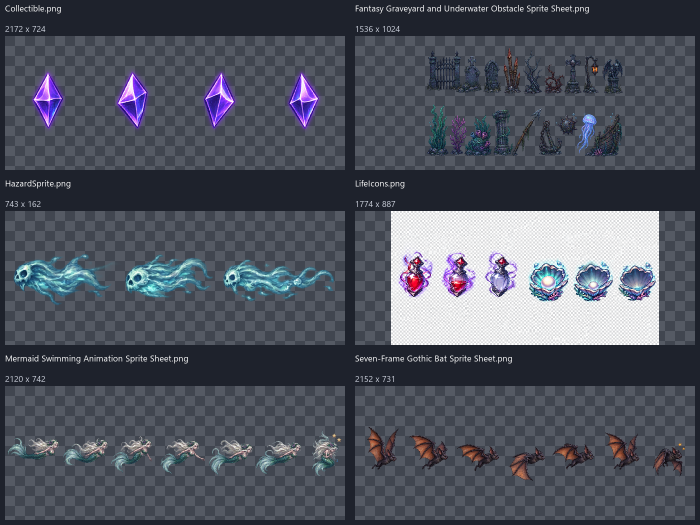
#> input picture docs/art/audit-2026-11-17/characters-props.png, 1400 x 1050 px, given in place of Seven-Frame Gothic Bat Sprite Sheet.png, which was not available (shown at 1/2 size)
$ python audit_assets.py
#> lines starting #> are read from the running program, lines starting #| are printed output that depends on the picture
#> in main, source is the input picture: PIL image 1400x1050 RGB; mean R, G, B 79, 83.3, 94.6
"""Inspect source art without changing Unity assets; build a traceable FAL catalog.

Run from the repository root:
    uv run --with pillow --with pypdf python docs/art/audit_assets.py
"""

from __future__ import annotations

import hashlib
import json
import struct
from pathlib import Path

from PIL import Image, ImageDraw, ImageFont
from pypdf import PdfReader


ROOT = Path(__file__).resolve().parents[2]
GRAPHICS = ROOT / "DeepAndDarkness/Assets/_Project/ThirdParty/AssetsBase/Graphics"
OUT = ROOT / "docs/art/audit-2026-11-17"
REFS = OUT / "references"
LIMIT = 64 * 1024

SHEETS = {
    "Collectible.png": ("collectible-legacy", "prop", "Four violet crystal rotation poses; existing visual reference, redesign candidate."),
    "HazardSprite.png": ("spectral-hazard", "prop", "Three left-facing cyan spectral skull poses with trailing wisps."),
    "LifeIcons.png": ("life-icons", "ui", "Six icons: three blood-vial states and three shell/pearl states. The checkerboard is baked into RGB pixels; no alpha channel."),
    "Mermaid Swimming Animation Sprite Sheet.png": ("mermaid", "character", "Right-facing pale mermaid with long silver hair and teal tail; six swimming poses and a final stars/hurt pose, by visual inspection."),
    "Seven-Frame Gothic Bat Sprite Sheet.png": ("gothic-bat", "character", "Right-facing dark bat with rust-brown wing membranes; six flight poses and a final stars/hurt pose, by visual inspection."),
    "Fantasy Graveyard and Underwater Obstacle Sprite Sheet.png": ("obstacle-props", "prop", "Upper row: gate, two tombstones, spikes, dead tree, thorns, cross, lantern, gargoyle. Lower row: kelp, purple coral, tube coral, column, spear, anchor, mine, jellyfish, wreck."),
}

LAYER_NOTES = {
    "01_ground_grass.png": "Nearest ground strip with dark soil, grass and orange highlights.",
    "02_graveyard_props.png": "Graves, fence, pumpkins and large lantern tree; near environmental layer.",
    "03_lantern_trees.png": "Blue midground terrain, bare trees and warm lanterns.",
    "04_hills_chapel.png": "Distant blue hills and chapel silhouette.",
    "05_sky_moon.png": "Sky backdrop with orange moon; check wrap seams before tiling.",
    "halloween_grass_ground_800x200.png": "Exact duplicate of the 800x200 ground layer; retain source path, avoid a second production copy.",
    "far.png": "Opaque blue underwater backdrop and distant ruined arch; 256x192 pixel art.",
    "foreground-1.png": "Near reef, rock stack and plants; transparent 256x192 layer.",
    "foreground-2.png": "Ruin statue, column, rock and plants; transparent 256x192 layer.",
    "foregound-merged.png": "Merged 512x192 foreground arrangement; preserve the source filename typo in provenance.",
    "sand.png": "Blue seabed/sand layer, rocks and vegetation; transparent 256x192 image.",
    "underwater-fantasy-preview.png": "768x192 composite pack preview; reference only, not a separate parallax layer.",
}


def write_json(path: Path, data: object) -> None:
    path.write_text(json.dumps(data, indent=2, ensure_ascii=False) + "\n", encoding="utf-8")


def proxy(image: Image.Image, path: Path) -> dict:
    """Create a bounded reference, never a claimed production replacement."""
    for width in (1024, 768, 640, 512, 384, 256):
        scaled = image.convert("RGBA")
        scaled.thumbnail((width, width), Image.Resampling.LANCZOS)
        for colors in (256, 128, 64):
            reduced = scaled.quantize(colors=colors, method=Image.Quantize.FASTOCTREE)
            reduced.save(path, optimize=True)
            if path.stat().st_size <= LIMIT:
                return {"path": path.relative_to(ROOT).as_posix(), "width": reduced.width,
                        "height": reduced.height, "bytes": path.stat().st_size,
                        "kind": "reduced_palette_reference_proxy", "palette_colors": colors,
                        "production_asset": False}
    raise RuntimeError(f"Cannot create bounded reference: {path.name}")


def first_pose(image: Image.Image) -> tuple[Image.Image, list[int]]:
    alpha = image.convert("RGBA").getchannel("A")
#> alpha: PIL image 1400x1050 L; every value is 255
    columns = [alpha.crop((x, 0, x + 1, alpha.height)).getextrema()[1] > 16 for x in range(alpha.width)]
#> columns = 1400 items, first 6: True, True, True, True, True, True
    start = next(i for i, value in enumerate(columns) if value)
#> start = 0
    end = start + 1
#> end = 1
    while end < len(columns) and columns[end]:
        end += 1
#> after the loop, end = 1400
    crop = image.crop((start, 0, end, image.height)).convert("RGBA")
    bounds = crop.getchannel("A").point(lambda value: 255 if value > 16 else 0).getbbox()
#> bounds = (0, 0, 1400, 1050)
    if bounds is None:
        raise RuntimeError("Empty first pose")
    box = [start + bounds[0], bounds[1], start + bounds[2], bounds[3]]
#> box = [0, 0, 1400, 1050]
    return image.crop(tuple(box)), box


def contact_sheet(records: list[dict], name: str, cell_height: int) -> None:
    width, cell_width = 1400, 700
    canvas = Image.new("RGB", (width, ((len(records) + 1) // 2) * cell_height), "#1E222C")
    draw = ImageDraw.Draw(canvas)
    font = ImageFont.truetype("C:/Windows/Fonts/segoeui.ttf", 17)
    for i, item in enumerate(records):
        x, y = (i % 2) * cell_width, (i // 2) * cell_height
        rel = Path(item["graphics_relative_path"])
        label = rel.as_posix()
        for j, line in enumerate([label[k:k + 73] for k in range(0, len(label), 73)]):
            draw.text((x + 10, y + 4 + j * 20), line, fill="white", font=font)
        draw.text((x + 10, y + 45), f'{item["width"]} x {item["height"]}', fill="#CBD0DB", font=font)
        box = (x + 10, y + 72, x + 690, y + cell_height - 10)
        for sy in range(box[1], box[3], 20):
            for sx in range(box[0], box[2], 20):
                c = "#414650" if ((sx - box[0]) // 20 + (sy - box[1]) // 20) % 2 == 0 else "#555A64"
                draw.rectangle((sx, sy, min(sx + 19, box[2] - 1), min(sy + 19, box[3] - 1)), fill=c)
        with Image.open(ROOT / item["path"]) as source:
            source = source.convert("RGBA")
            source.thumbnail((box[2] - box[0], box[3] - box[1]), Image.Resampling.NEAREST)
            canvas.paste(source, (box[0] + (box[2] - box[0] - source.width) // 2,
                                  box[1] + (box[3] - box[1] - source.height) // 2), source)
    canvas.save(OUT / f"{name}.png", optimize=True)


def main() -> None:
    REFS.mkdir(parents=True, exist_ok=True)
    records, auxiliary, upload_queue = [], [], []
    hashes: dict[str, str] = {}
    for path in sorted(GRAPHICS.rglob("*")):
        if not path.is_file() or path.suffix == ".meta":
            continue
        rel = path.relative_to(GRAPHICS)
        common = {"path": path.relative_to(ROOT).as_posix(), "graphics_relative_path": rel.as_posix(),
                  "bytes": path.stat().st_size, "sha256": hashlib.sha256(path.read_bytes()).hexdigest()}
        if path.suffix.lower() != ".png":
            common["role"] = "system_metadata" if path.name == ".DS_Store" else "editable_source" if path.suffix.lower() in (".psd", ".aseprite") else "license" if "license" in path.name.lower() else "pack_marketing_document"
            if path.suffix.lower() == ".psd":
                with Image.open(path) as source:
                    common["container"] = {"width": source.width, "height": source.height,
                                           "layers": [layer[0] for layer in getattr(source, "layers", [])]}
            elif path.suffix.lower() == ".aseprite":
                data = path.read_bytes()
                _, magic, frames, width, height, depth = struct.unpack_from("<I5H", data)
                if magic != 0xA5E0:
                    raise ValueError("Invalid Aseprite source header")
                offset, layers = 128, []
                for _ in range(frames):
                    size, _, old_count = struct.unpack_from("<IHH", data, offset)
                    new_count = struct.unpack_from("<I", data, offset + 12)[0]
                    chunk = offset + 16
                    for _ in range(new_count or old_count):
                        chunk_size, chunk_type = struct.unpack_from("<IH", data, chunk)
                        if chunk_type == 0x2004:
                            length = struct.unpack_from("<H", data, chunk + 22)[0]
                            layers.append(data[chunk + 24:chunk + 24 + length].decode("utf-8"))
                        chunk += chunk_size
                    offset += size
                common["container"] = {"width": width, "height": height, "frames": frames,
                                       "color_depth": depth, "layers": layers}
            auxiliary.append(common)
            continue
        family = "graveyard" if rel.parts[0] == "HalloweenGrassGround_Free_v1.0" else "underwater" if rel.parts[0] == "underwater-fantasy-files" else "characters-props"
        slug, category, note = SHEETS.get(path.name, ("-".join(rel.with_suffix("").parts).lower().replace("_", "-"), "environment", LAYER_NOTES.get(path.name, "Source art")))
        with Image.open(path) as image:
            alpha = image.convert("RGBA").getchannel("A")
            common.update(id=slug, family=family, category=category, description=note,
                          width=image.width, height=image.height, mode=image.mode,
                          has_alpha_channel="A" in image.getbands() or "transparency" in image.info,
                          alpha_extrema=list(alpha.getextrema()), visible_bounds=alpha.getbbox(),
                          source_meta_present=Path(str(path) + ".meta").exists(),
                          exact_duplicate_of=hashes.get(common["sha256"]),
                          provenance="KATO, Hallowmoon Graveyard" if family == "graveyard" else "Luis Zuno / Ansimuz, Underwater Fantasy" if family == "underwater" else "User-supplied team asset; individual authorship not independently verified",
                          license="Custom local license: game use/edit allowed; standalone redistribution and AI training prohibited" if family == "graveyard" else "CC0, as declared in the included public-license.pdf" if family == "underwater" else "Not supplied in this folder",
                          cloud_reference_status="local_catalog_only_due_to_standalone_redistribution_restriction" if family == "graveyard" else "prepared")
            hashes.setdefault(common["sha256"], common["path"])
            if family != "graveyard":
                if path.stat().st_size <= LIMIT:
                    reference = {"path": common["path"], "width": image.width, "height": image.height,
                                 "bytes": path.stat().st_size, "kind": "original_file", "production_asset": False}
                else:
                    reference = proxy(image, REFS / f"{slug}.png")
                common["fal_reference"] = reference
                upload_queue.append({"key": slug, "source_path": common["path"], "source_sha256": common["sha256"],
                                     "description": note, "category": category, "reference": reference})
            records.append(common)
    for slug, source_name in (("gothic-bat-anchor", "Seven-Frame Gothic Bat Sprite Sheet.png"),
                              ("mermaid-anchor", "Mermaid Swimming Animation Sprite Sheet.png"),
                              ("spectral-hazard-anchor", "HazardSprite.png")):
        with Image.open(GRAPHICS / source_name) as source:
            pose, bounds = first_pose(source)
#> bounds = [0, 0, 1400, 1050]
            ref = proxy(pose, REFS / f"{slug}.png")
#> the loop in proxy, `for width in (1024, 768, 640, 512, 384, 256):` made 2 passes
#> pass 1, in proxy, `reduced.save(path, optimize=True)`:
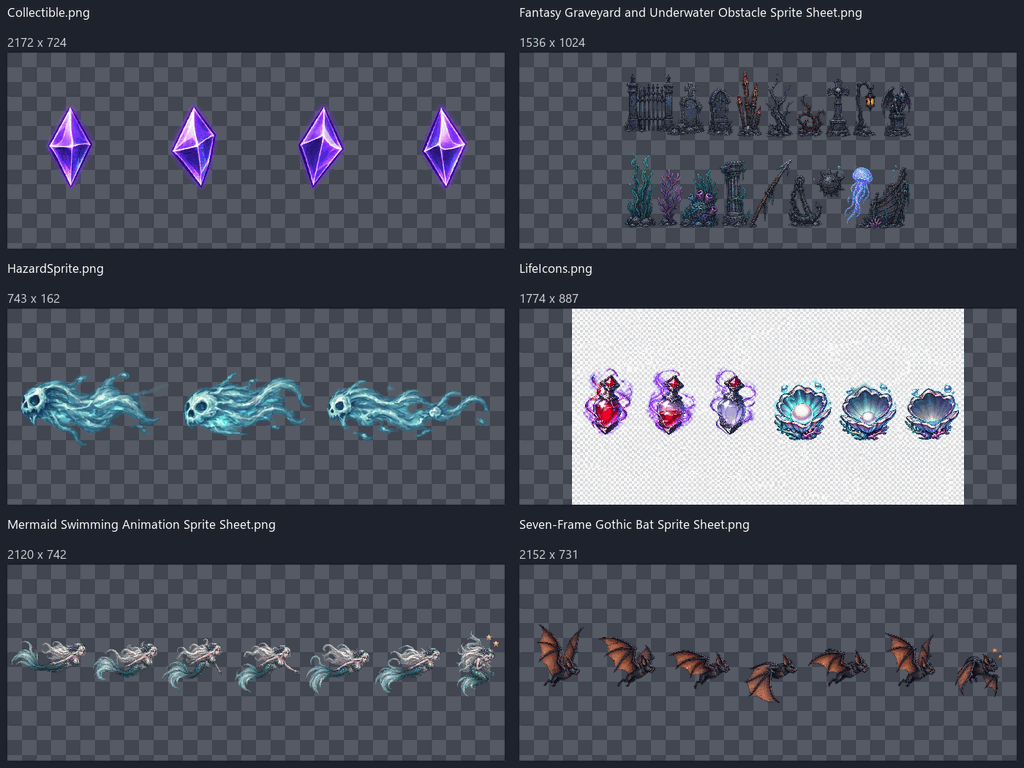
#> saved as gothic-bat-anchor.png: PIL image 1024x768 P; mean R, G, B 78.4, 83, 94.1
#> ref = 7 items
        upload_queue.append({"key": slug, "source_path": (GRAPHICS / source_name).relative_to(ROOT).as_posix(),
                             "description": "First visible source pose, cropped as an entity anchor; not an approved redesign.",
                             "category": "anchor", "crop_box": bounds, "reference": ref})
#> pass 2 of the loop in main, `for slug, source_name in (("gothic-bat-anchor", "Seven-Frame Gothic Ba..`:
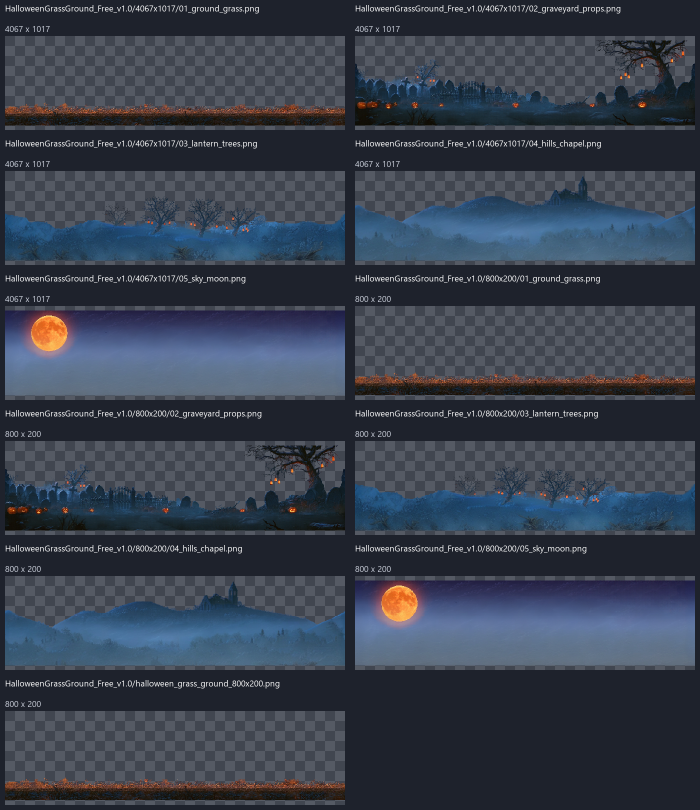
#> input picture docs/art/audit-2026-11-17/graveyard.png, 1400 x 1620 px, given in place of Mermaid Swimming Animation Sprite Sheet.png, which was not available (shown at 1/2 size)
#> in main, source is the input picture: PIL image 1400x1620 RGB; mean R, G, B 55.9, 63.9, 77.8
#> alpha: PIL image 1400x1620 L; every value is 255
#> crop: PIL image 1400x1620 RGBA
#> in main, `pose, bounds = first_pose(source)`: bounds = [0, 0, 1400, 1620]
#> the loop in proxy, `for width in (1024, 768, 640, 512, 384, 256):` made 2 passes
#> pass 1, in proxy (call 2), `reduced.save(path, optimize=True)`:
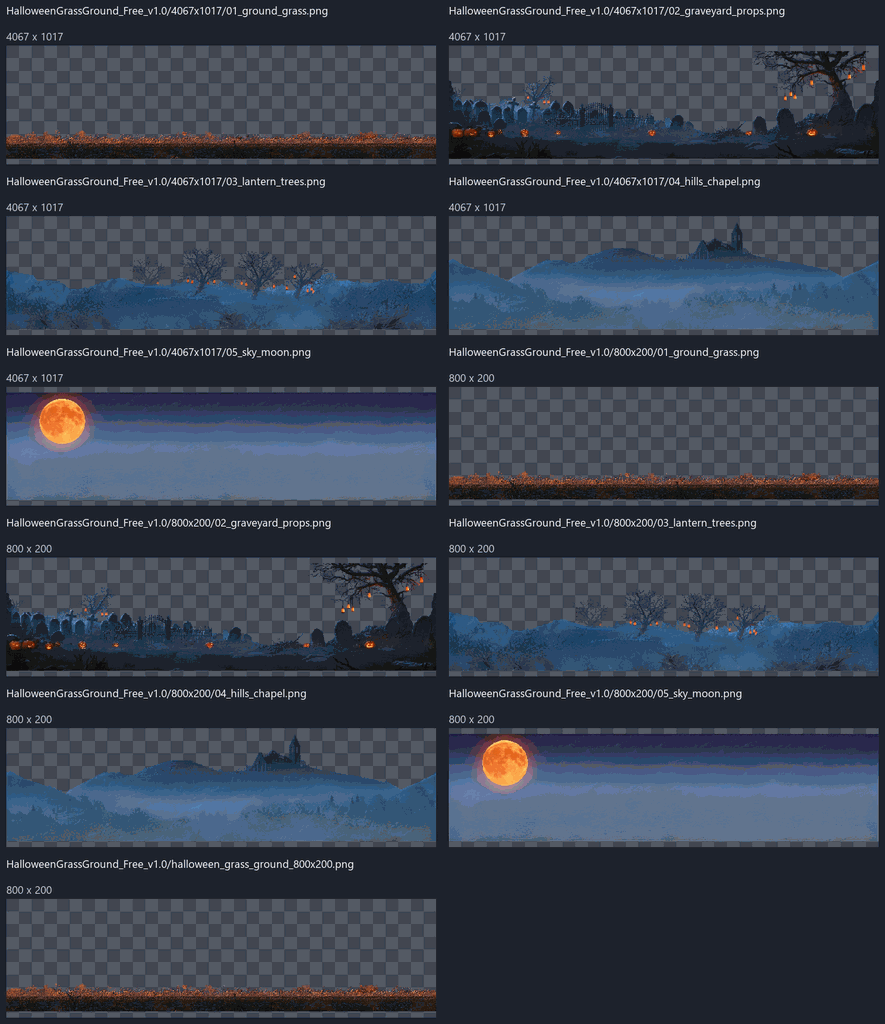
#> saved as mermaid-anchor.png: PIL image 885x1024 P; mean R, G, B 55.4, 63.4, 77.2
#> (the run stopped early here; a loop or call above may not have finished)
